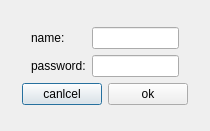
<?xml version="1.0" encoding="UTF-8"?>
<ui version="4.0">
 <class>LoginDlg</class>
 <widget class="QDialog" name="LoginDlg">
  <property name="geometry">
   <rect>
    <x>0</x>
    <y>0</y>
    <width>210</width>
    <height>131</height>
   </rect>
  </property>
  <property name="minimumSize">
   <size>
    <width>210</width>
    <height>131</height>
   </size>
  </property>
  <property name="maximumSize">
   <size>
    <width>210</width>
    <height>131</height>
   </size>
  </property>
  <property name="windowTitle">
   <string>Dialog</string>
  </property>
  <layout class="QVBoxLayout" name="verticalLayout">
   <item>
    <spacer name="verticalSpacer">
     <property name="orientation">
      <enum>Qt::Vertical</enum>
     </property>
     <property name="sizeHint" stdset="0">
      <size>
       <width>20</width>
       <height>0</height>
      </size>
     </property>
    </spacer>
   </item>
   <item>
    <layout class="QHBoxLayout" name="horizontalLayout_2">
     <item>
      <spacer name="horizontalSpacer">
       <property name="orientation">
        <enum>Qt::Horizontal</enum>
       </property>
       <property name="sizeHint" stdset="0">
        <size>
         <width>40</width>
         <height>20</height>
        </size>
       </property>
      </spacer>
     </item>
     <item>
      <layout class="QGridLayout" name="gridLayout">
       <item row="0" column="0">
        <widget class="QLabel" name="label_2">
         <property name="text">
          <string>name:</string>
         </property>
        </widget>
       </item>
       <item row="0" column="1">
        <widget class="QLineEdit" name="m_username"/>
       </item>
       <item row="1" column="0">
        <widget class="QLabel" name="label">
         <property name="text">
          <string>password:</string>
         </property>
        </widget>
       </item>
       <item row="1" column="1">
        <widget class="QLineEdit" name="m_pwd">
         <property name="echoMode">
          <enum>QLineEdit::Password</enum>
         </property>
        </widget>
       </item>
      </layout>
     </item>
     <item>
      <spacer name="horizontalSpacer_2">
       <property name="orientation">
        <enum>Qt::Horizontal</enum>
       </property>
       <property name="sizeHint" stdset="0">
        <size>
         <width>40</width>
         <height>20</height>
        </size>
       </property>
      </spacer>
     </item>
    </layout>
   </item>
   <item>
    <layout class="QHBoxLayout" name="horizontalLayout_3">
     <item>
      <spacer name="horizontalSpacer_3">
       <property name="orientation">
        <enum>Qt::Horizontal</enum>
       </property>
       <property name="sizeHint" stdset="0">
        <size>
         <width>40</width>
         <height>20</height>
        </size>
       </property>
      </spacer>
     </item>
     <item>
      <layout class="QHBoxLayout" name="horizontalLayout">
       <item>
        <widget class="QPushButton" name="m_cancel">
         <property name="text">
          <string>canlcel</string>
         </property>
        </widget>
       </item>
       <item>
        <widget class="QPushButton" name="m_ok">
         <property name="text">
          <string>ok</string>
         </property>
        </widget>
       </item>
      </layout>
     </item>
     <item>
      <spacer name="horizontalSpacer_4">
       <property name="orientation">
        <enum>Qt::Horizontal</enum>
       </property>
       <property name="sizeHint" stdset="0">
        <size>
         <width>40</width>
         <height>20</height>
        </size>
       </property>
      </spacer>
     </item>
    </layout>
   </item>
   <item>
    <spacer name="verticalSpacer_2">
     <property name="orientation">
      <enum>Qt::Vertical</enum>
     </property>
     <property name="sizeHint" stdset="0">
      <size>
       <width>20</width>
       <height>0</height>
      </size>
     </property>
    </spacer>
   </item>
  </layout>
 </widget>
 <resources/>
 <connections/>
</ui>
